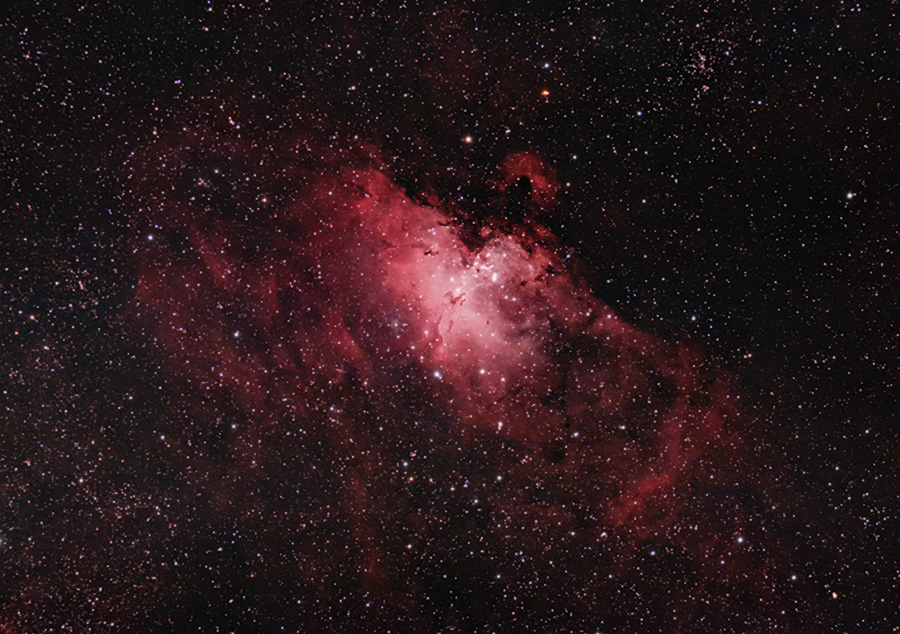
#> input picture Python is cool/eagle_nebula.jpg, 900 x 634 px
$ python 'Computer Vision - Astronomy.py'   (older library calls are emulated)
#> lines starting #> are read from the running program, lines starting #| are printed output that depends on the picture
import numpy as np
import cv2
from matplotlib import pyplot as plt
import copy

img = cv2.imread('eagle_nebula.jpg',0)
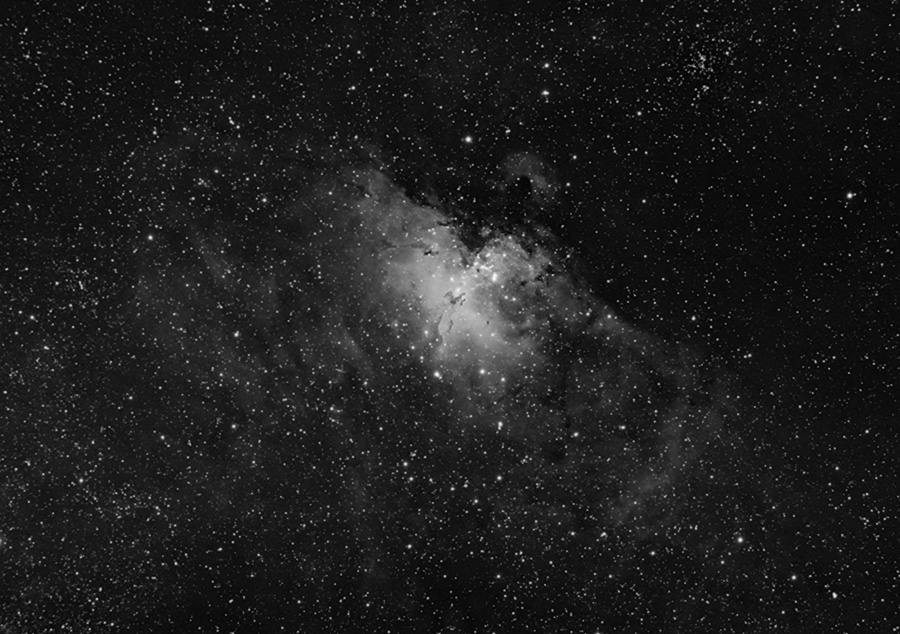
#> img: shape (634, 900); min 0, max 249, mean 29.8
hist,bins = np.histogram(img.flatten(),256,[0,256])
#> hist = 256 values, max 26372 at index 15, min 0 at index 241, mean 2228.9; bins = 257 values from 0 to 256

cdf = hist.cumsum()
#> cdf = 256 values from 66 to 570600

cdf_normalized = cdf * hist.max()/cdf.max()
#> cdf_normalized = 256 values from 3.05 to 26372

def load(imgname,color_tf):
	img = cv2.imread(imgname,color_tf)
	return img

def deep_copy(img):
        new = copy.deepcopy(img)
        return(new)

# [12 lines left out: functions show, plot_cdf, not called in this run]

def eq(img):
        return(cv2.equalizeHist(img))

# [4 lines left out: function fast_clahe, not called in this run]

#default kernel
kernel = np.ones((5,5), np.uint8)

def fast_erode(img):
        return (cv2.erode(img, kernel, iterations = 1))

def fast_dilate(img):
        return (cv2.dilate(img, kernel, iterations = 1))

def create_kernel(r,c):
        kernel = np.ones((r,c), np.uint8)
        return kernel


# [15 lines left out: functions fast_threshold, find_contours, not called in this run]

def draw_contours(source,new,contours):
        cv2.drawContours(new, contours, -1, (0,255,0), 3)
        return new


"""
show(img)
plot_cdf(img)
"""
